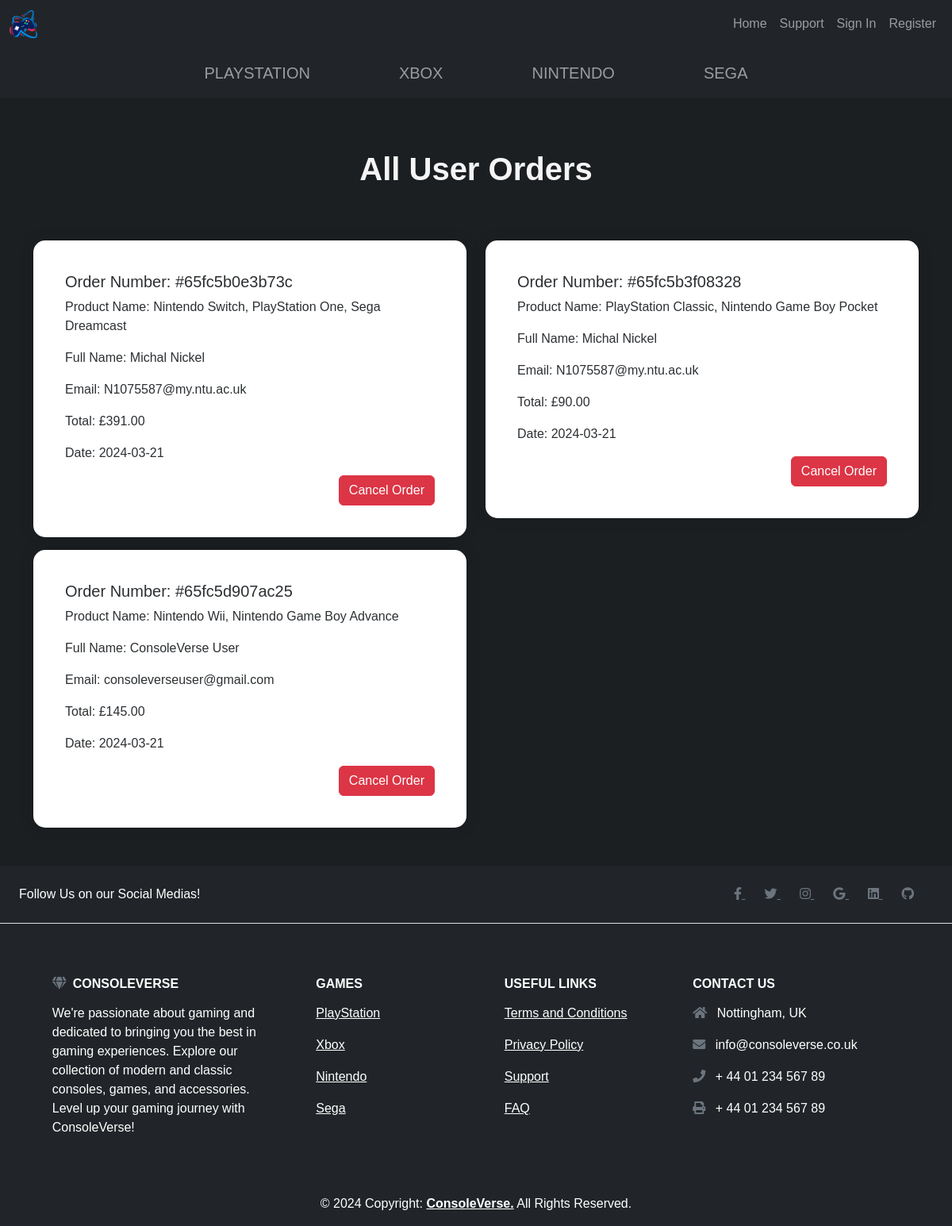
/ViewAllOrders.php, run on the app's committed database.
### tables this page shows
CREATE TABLE `orderhistory` (
  `order_id` int(11) NOT NULL,
  `order_number` varchar(15) NOT NULL,
  `product_name` varchar(200) NOT NULL,
  `fullname` varchar(30) NOT NULL,
  `email` varchar(30) NOT NULL,
  `total` decimal(8,2) NOT NULL,
  `date` date NOT NULL
);

### ViewAllOrders.php (the view, shortened to what this page needs)
<!DOCTYPE HTML>
<html lang="en-uk">
<head>
    <link href="https://cdn.jsdelivr.net/npm/bootstrap@5.3.2/dist/css/bootstrap.min.css" rel="stylesheet">
    <link rel="stylesheet" href="https://cdnjs.cloudflare.com/ajax/libs/font-awesome/5.15.3/css/all.min.css">
    <link rel="stylesheet" type="text/css" href="ConsoleVerse.css" />
    <?php
        include "connection.php";
    ?>
</head>
<body>
    <nav class="navbar navbar-expand-lg navbar-dark bg-dark">
        <div class="container-fluid">
            <img class="navbar-brand" src="Logo/Logo.png" alt="Company Logo" width="3%" height="3%">
            <div class="collapse navbar-collapse" id="navbarSupportedContent">
                <ul class="navbar-nav ms-auto mb-2 mb-lg-0">
                    <li class="nav-item">
                        <a class="nav-link" href="index.php">Home</a>
                    </li>
                    <li class="nav-item">
                        <a class="nav-link" href="Support.php">Support</a>
                    </li>
                    <?php
                        if(!isset($_SESSION["fullname"])){
                            echo "<li class='nav-item'>";
                            echo "<a class='nav-link' href='SignIn.php'>Sign In</a>";
                            echo "</li>";
                        }
                        else {
                            echo "<li class='nav-item'>";
                            echo "<a class='nav-link' href='SignIn.php'>Account: " .$_SESSION["fullname"]."</a>";
                            echo "</li>";
                        }
                    ?>
                    <li class="nav-item">
                        <a class="nav-link" href="Register.php">Register</a>
                    </li>
                </ul>
            </div>
        </div>
    </nav>
    <nav class="navbar navbar-expand-lg navbar-dark bg-dark">
        <ul class="navbar-nav mx-auto mb-2 mb-lg-0">
            <li class="nav-item">
                <a class="nav-link mx-5 consolelinks" href="PlayStation.php">PLAYSTATION</a>
            </li>
            <li class="nav-item">
                <a class="nav-link mx-5 consolelinks" href="Xbox.php">XBOX</a>
            </li>
            <li class="nav-item">
                <a class="nav-link mx-5 consolelinks" href="Nintendo.php">NINTENDO</a>
            </li>
            <li class="nav-item">
                <a class="nav-link mx-5 consolelinks" href="Sega.php">SEGA</a>
            </li>
        </ul>
    </nav>
    <div class="container mt-3">
    <div class="row justify-content-between align-items-center">
        <h1 class="mb-0"><b>All User Orders</b></h1>
    </div>
</div>
<div class="container">
    <div class="row">
        <?php
            $sql = "SELECT * FROM orderhistory";
            $result = mysqli_query($con, $sql);
            if (mysqli_num_rows($result) > 0) {
                while ($row = mysqli_fetch_assoc($result)) {
                    ?>
                    <div class="col-md-6 mt-3">
                        <div class="card">
                            <div class="card-body">
                                <h5 class="card-title">Order Number: <?php echo $row['order_number']; ?></h5>
                                <p class="card-text">Product Name: <?php echo $row['product_name']; ?></p>
                                <p class="card-text">Full Name: <?php echo $row['fullname']; ?></p>
                                <p class="card-text">Email: <?php echo $row['email']; ?></p>
                                <p class="card-text">Total: £<?php echo $row['total']; ?></p>
                                <p class="card-text">Date: <?php echo $row['date']; ?></p>
                                <div class='card-buttons d-flex justify-content-end'>
                                    <a href='CancelOrder_Script.php?order_id=<?php echo $row["order_id"];?>' class='btn btn-danger'>Cancel Order</a>
                                </div>
                            </div>
                        </div>
                    </div>
                    <?php
                }
            }
        ?>
    </div>
</div>
<br><br>
</body>
<footer class="text-center text-lg-start bg-dark text-white">
    <section class="d-flex justify-content-center justify-content-lg-between p-4 border-bottom">
        <div class="me-5 d-none d-lg-block">
            <span>Follow Us on our Social Medias!</span>
        </div>
        <div>
            <a href="https://www.facebook.com" class="me-4 link-secondary" target="_blank">
                <i class="fab fa-facebook-f"></i>
            </a>
            <a href="https://twitter.com" class="me-4 link-secondary" target="_blank">
                <i class="fab fa-twitter"></i>
            </a>
            <a href="https://www.instagram.com" class="me-4 link-secondary" target="_blank">
                <i class="fab fa-instagram"></i>
            </a>
            <a href="https://plus.google.com" class="me-4 link-secondary" target="_blank">
                <i class="fab fa-google"></i>
            </a>
            <a href="https://www.linkedin.com" class="me-4 link-secondary" target="_blank">
                <i class="fab fa-linkedin"></i>
            </a>
            <a href="https://github.com" class="me-4 link-secondary" target="_blank">
                <i class="fab fa-github"></i>
            </a>
        </div>
    </section>
    <section class="p-3">
        <div class="container text-center text-md-start">
            <div class="row">
                <div class="col-md-3 col-lg-4 col-xl-3 mx-auto mb-4">
                    <h6 class="text-uppercase fw-bold mb-3">
                        <i class="fas fa-gem me-2 text-secondary"></i>ConsoleVerse
                    </h6>
                    <p>
                        We're passionate about gaming and dedicated to bringing you the best in gaming experiences.
                        Explore our collection of modern and classic consoles, games, and accessories.
                        Level up your gaming journey with ConsoleVerse!
                    </p>
                </div>
                <div class="col-md-2 col-lg-2 col-xl-2 mx-auto mb-4">
                    <h6 class="text-uppercase fw-bold mb-3">
                        Games
                    </h6>
                    <p>
                        <a href="https://www.playstation.com/en-gb/" class="text-reset">PlayStation</a>
                    </p>
                    <p>
                        <a href="https://www.xbox.com/en-GB/microsoft-store" class="text-reset">Xbox</a>
                    </p>
                    <p>
                        <a href="https://www.nintendo.co.uk/Nintendo-eShop/Nintendo-eShop-1806894.html" class="text-reset">Nintendo</a>
                    </p>
                    <p>
                        <a href="https://shop.sega.com" class="text-reset">Sega</a>
                    </p>
                </div>
                <div class="col-md-3 col-lg-2 col-xl-2 mx-auto mb-4">
                    <h6 class="text-uppercase fw-bold mb-3">
                        Useful links
                    </h6>
                    <p>
                        <a href="TermsandConditions.php" class="text-reset">Terms and Conditions</a>
                    </p>
                    <p>
                        <a href="PrivacyPolicy.php" class="text-reset">Privacy Policy</a>
                    </p>
                    <p>
                        <a href="Support.php" class="text-reset">Support</a>
                    </p>
                    <p>
                        <a href="FAQ.php" class="text-reset">FAQ</a>
                    </p>
                </div>
                <div class="col-md-4 col-lg-3 col-xl-3 mx-auto mb-md-0 mb-4">
                    <h6 class="text-uppercase fw-bold mb-3">Contact Us</h6>
                    <p><i class="fas fa-home me-2 text-secondary"></i> Nottingham, UK</p>
                    <p>
                        <i class="fas fa-envelope me-2 text-secondary"></i>
                        info@consoleverse.co.uk
                    </p>
                    <p><i class="fas fa-phone me-2 text-secondary"></i> + 44 01 234 567 89</p>
                    <p><i class="fas fa-print me-2 text-secondary"></i> + 44 01 234 567 89</p>
                </div>
            </div>
        </div>
    </section>
    <div class="text-center p-3" bg-dark>
        © 2024 Copyright:
        <a class="text-reset fw-bold" href="index.php"> ConsoleVerse.</a>
        All Rights Reserved.
    </div>
</footer>
</html>

### ConsoleVerse.css (style rules this page uses)
body { background-color: #1C1F22; font-family: 'Gill Sans', 'Gill Sans MT', Calibri, 'Trebuchet MS', sans-serif; color: whitesmoke; margin: 0; padding: 0; }
.navbar { margin-top: 0; }
.consolelinks { font-size: 20px; }
h1 { text-align:center; }
.container { padding-top: 50px; }
.card { border: none; border-radius: 15px; box-shadow: 0 0 20px rgba(0, 0, 0, 0.1); background-color: white; color: #2C3033; }
.card-body { padding: 40px; }

### data on the page
orderhistory: order_number "#65fc5b0e3b73c", product_name "Nintendo Switch, PlayStation One, Sega Dreamcast", fullname "Michal Nickel", email "N1075587@my.ntu.ac.uk", total "391.00", date "2024-03-21"
orderhistory: order_number "#65fc5b3f08328", product_name "PlayStation Classic, Nintendo Game Boy Pocket", fullname "Michal Nickel", email "N1075587@my.ntu.ac.uk", total "90.00", date "2024-03-21"
orderhistory: order_number "#65fc5d907ac25", product_name "Nintendo Wii, Nintendo Game Boy Advance", fullname "ConsoleVerse User", email "consoleverseuser@gmail.com", total "145.00", date "2024-03-21"
